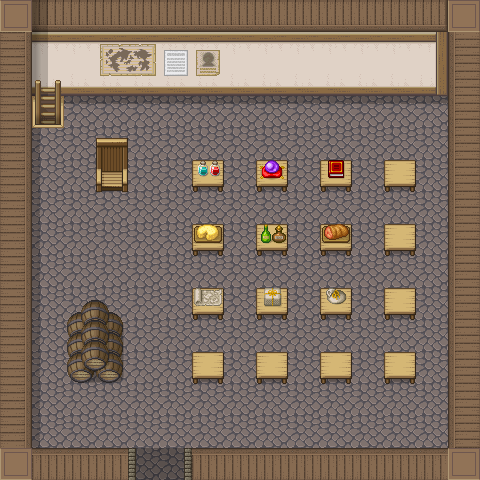

Rendered tile map (Tiled .tmx) drawn with the repository's tilesets; below, a short description and the map source with its tile grids summarised:
An orthogonal 15x15 tile map with 32x32 px tiles, 3 tile layers (Tile Layer 1, Tile Layer 2, Tile Layer 3), 3 tilesets and 34 objects (2x collision-0006, start, teleport1, teleport2, collision-0002, ...).

<map version="1.10" tiledversion="1.11.0" orientation="orthogonal" renderorder="right-down" width="15" height="15" tilewidth="32" tileheight="32" infinite="0" nextlayerid="6" nextobjectid="44">
 <tileset firstgid="1" source="[Base]BaseChip_pipo.tsx" />
 <tileset firstgid="1065" source="../../spritesheets/slates.tsx" />
 <tileset firstgid="2353" source="../../spritesheets/Overworld.tsx" />
 <layer id="1" name="Tile Layer 1" width="15" height="15">
  <data>[225 cells, 225 non-empty, 12 distinct tile ids]</data>
 </layer>
 <layer id="2" name="Tile Layer 2" width="15" height="15">
  <data>[225 cells, 37 non-empty, 12 distinct tile ids]</data>
 </layer>
 <layer id="3" name="Tile Layer 3" width="15" height="15">
  <data>[225 cells, 31 non-empty, 20 distinct tile ids]</data>
 </layer>
 <objectgroup id="5" name="Object Layer 1">
  <object id="1" name="Start Position" type="start" x="160.591" y="419.549">
   <point />
  </object>
  <object id="6" name="teleport1" x="128.625" y="464.083" width="63.4167" height="15.1667">
   <properties>
    <property name="destination" value="map" />
    <property name="x" type="int" value="295" />
    <property name="y" type="int" value="920" />
   </properties>
  </object>
  <object id="7" name="teleport2" x="31.9583" y="95.75" width="32.0834" height="15.8333">
   <properties>
    <property name="destination" value="cellar-2" />
   </properties>
  </object>
  <object id="8" name="collision-0006" x="22.1667" y="448.667" width="110" height="17">
   <properties>
    <property name="collision" type="bool" value="true" />
   </properties>
  </object>
  <object id="9" name="collision-0002" x="185.667" y="448.333" width="262" height="17">
   <properties>
    <property name="collision" type="bool" value="true" />
   </properties>
  </object>
  <object id="10" name="collision-0004" x="30.5" y="77" width="417.333" height="17">
   <properties>
    <property name="collision" type="bool" value="true" />
   </properties>
  </object>
  <object id="11" name="collision-0005" x="22.5" y="77" width="9" height="370.667">
   <properties>
    <property name="collision" type="bool" value="true" />
   </properties>
  </object>
  <object id="12" name="collision-0003" x="448.833" y="77.5" width="9" height="388">
   <properties>
    <property name="collision" type="bool" value="true" />
   </properties>
  </object>
  <object id="13" name="collision-0006" x="193" y="160.75" width="29.75" height="24.75">
   <properties>
    <property name="collision" type="bool" value="true" />
   </properties>
  </object>
  <object id="15" name="collision-0007" x="193" y="224.25" width="31" height="25.25">
   <properties>
    <property name="collision" type="bool" value="true" />
   </properties>
  </object>
  <object id="17" name="market_01" x="189.318" y="220.932" width="36.8864" height="38.1818">
   <properties>
    <property name="component" value="market" />
    <property name="item" value="cheese" />
    <property name="max_x" type="int" value="256" />
    <property name="max_y" type="int" value="4256" />
    <property name="spritesheet" value="base_pipo" />
    <property name="x" type="int" value="1128" />
    <property name="y" type="int" value="3904" />
   </properties>
  </object>
  <object id="18" name="market_02" x="253.75" y="220.875" width="36.3485" height="38.6364">
   <properties>
    <property name="component" value="market" />
    <property name="item" value="ale" />
    <property name="max_x" type="int" value="256" />
    <property name="max_y" type="int" value="4256" />
    <property name="spritesheet" value="base_pipo" />
    <property name="x" type="int" value="128" />
    <property name="y" type="int" value="3872" />
   </properties>
  </object>
  <object id="19" name="market_03" x="317.315" y="221.091" width="37.3901" height="38.5114">
   <properties>
    <property name="component" value="market" />
    <property name="item" value="ham" />
    <property name="max_x" type="int" value="224" />
    <property name="max_y" type="int" value="3904" />
    <property name="spritesheet" value="base_pipo" />
    <property name="x" type="int" value="32" />
    <property name="y" type="int" value="3936" />
   </properties>
  </object>
  <object id="20" name="market_04" x="189.502" y="156.795" width="37" height="39.5">
   <properties>
    <property name="component" value="market" />
    <property name="item" value="potion" />
    <property name="max_x" type="int" value="256" />
    <property name="max_y" type="int" value="4256" />
    <property name="spritesheet" value="base_pipo" />
    <property name="x" type="int" value="32" />
    <property name="y" type="int" value="3936" />
   </properties>
  </object>
  <object id="21" name="market_05" x="252.657" y="156.613" width="38.144" height="40">
   <properties>
    <property name="component" value="market" />
    <property name="item" value="pearl" />
    <property name="max_x" type="int" value="256" />
    <property name="max_y" type="int" value="4256" />
    <property name="spritesheet" value="base_pipo" />
    <property name="x" type="int" value="96" />
    <property name="y" type="int" value="3936" />
   </properties>
  </object>
  <object id="22" name="market_06" x="316.968" y="156.704" width="38.2651" height="40.4546">
   <properties>
    <property name="component" value="market" />
    <property name="item" value="book" />
    <property name="max_x" type="int" value="256" />
    <property name="max_y" type="int" value="4256" />
    <property name="spritesheet" value="base_pipo" />
    <property name="x" type="int" value="0" />
    <property name="y" type="int" value="3808" />
   </properties>
  </object>
  <object id="23" name="collision-0008" x="192.833" y="288.375" width="31" height="25.25">
   <properties>
    <property name="collision" type="bool" value="true" />
   </properties>
  </object>
  <object id="24" name="collision-0009" x="192.5" y="352.375" width="31" height="25.25">
   <properties>
    <property name="collision" type="bool" value="true" />
   </properties>
  </object>
  <object id="25" name="collision-0010" x="256.5" y="160.708" width="31" height="25.25">
   <properties>
    <property name="collision" type="bool" value="true" />
   </properties>
  </object>
  <object id="26" name="collision-0011" x="256.833" y="224.042" width="31" height="25.25">
   <properties>
    <property name="collision" type="bool" value="true" />
   </properties>
  </object>
  <object id="27" name="collision-0012" x="256.5" y="288.708" width="31" height="25.25">
   <properties>
    <property name="collision" type="bool" value="true" />
   </properties>
  </object>
  <object id="28" name="collision-0013" x="256.5" y="352.375" width="31" height="25.25">
   <properties>
    <property name="collision" type="bool" value="true" />
   </properties>
  </object>
  <object id="29" name="collision-0014" x="321.167" y="160.375" width="31" height="25.25">
   <properties>
    <property name="collision" type="bool" value="true" />
   </properties>
  </object>
  </objectgroup>
</map>
<!-- 11 of 34 objects omitted -->
